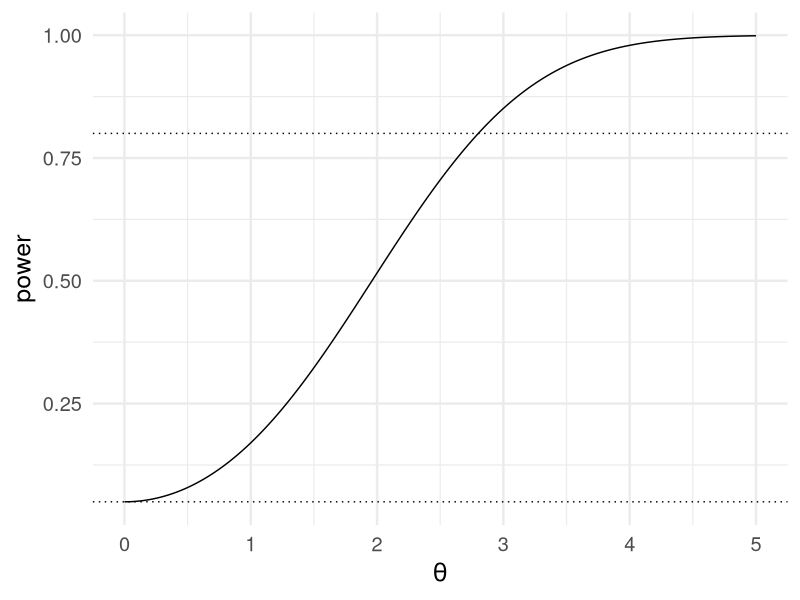
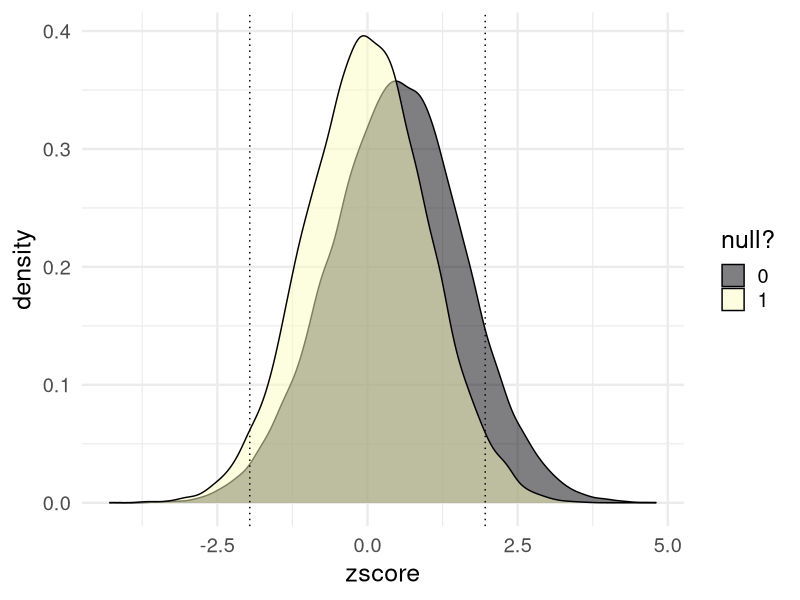
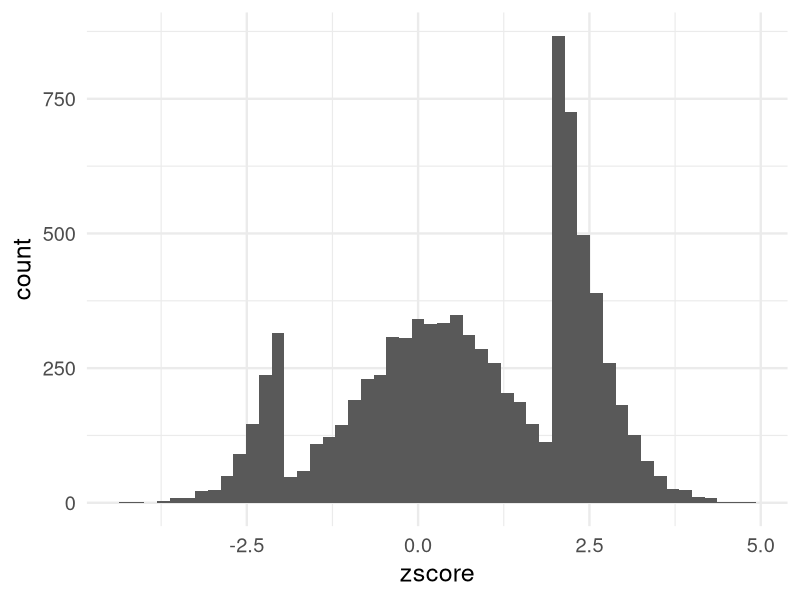

Here is the R script that generated these plots, in order:
## ---- chunk 1
library(ggplot2)
library(dplyr)
theme_set(theme_minimal(base_size = 18))
set.seed(1)
## ---- chunk 2
c <- qnorm(0.975)
theta <- seq(0, 5, by = 0.02)
data.frame(theta = theta, power = 1 - pnorm(c - theta) + pnorm(-c - theta)) |>
  ggplot(aes(theta, power)) + geom_line() +
  geom_hline(yintercept = c(0.05, 0.8), linetype = "dotted") +
  labs(x = expression(theta), y = "power")
## ---- chunk 3
N <- 5e4
proportion_null <- 0.4
signif_level <- qnorm(0.975)
is_null <- rbinom(N, 1, proportion_null)
effect_size_nonnull <- 0.5
simulated_world <- data.frame(is_null) |>
  mutate(zscore = rnorm(N,
                        mean = (1 - is_null) * effect_size_nonnull,
                        sd = 1 + 0.1 * (1 - is_null)))
simulated_world |>
  ggplot(aes(x = zscore, fill = factor(is_null))) +
  geom_density(alpha = 0.5) +
  geom_vline(xintercept = c(-1, 1) * signif_level, linetype = "dotted") +
  scale_fill_viridis_d(option = "magma", name = "null?")
## ---- chunk 4
proportion_filtered <- 0.9
which_studies_filtered <- rbinom(N, 1, proportion_filtered)
simulated_publications <- simulated_world |>
  mutate(filtered = which_studies_filtered) |>
  filter(filtered == 0 | abs(zscore) > signif_level)
simulated_publications |>
  ggplot(aes(zscore)) +
  geom_histogram(bins = 50)
